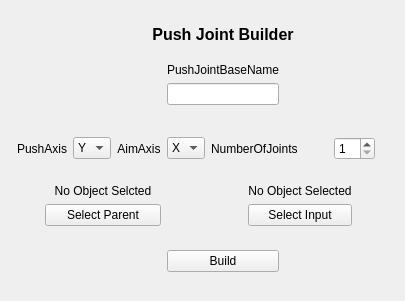
<?xml version="1.0" encoding="UTF-8"?>
<ui version="4.0">
 <class>Form</class>
 <widget class="QWidget" name="Form">
  <property name="geometry">
   <rect>
    <x>0</x>
    <y>0</y>
    <width>405</width>
    <height>301</height>
   </rect>
  </property>
  <property name="windowTitle">
   <string>Form</string>
  </property>
  <layout class="QGridLayout" name="gridLayout_2">
   <item row="0" column="0">
    <layout class="QGridLayout" name="gridLayout">
     <item row="1" column="0" colspan="5">
      <spacer name="horizontalSpacer">
       <property name="orientation">
        <enum>Qt::Horizontal</enum>
       </property>
       <property name="sizeHint" stdset="0">
        <size>
         <width>109</width>
         <height>17</height>
        </size>
       </property>
      </spacer>
     </item>
     <item row="1" column="5" colspan="5">
      <widget class="QLabel" name="Title">
       <property name="font">
        <font>
         <pointsize>12</pointsize>
         <weight>75</weight>
         <bold>true</bold>
        </font>
       </property>
       <property name="text">
        <string>Push Joint Builder</string>
       </property>
       <property name="alignment">
        <set>Qt::AlignCenter</set>
       </property>
      </widget>
     </item>
     <item row="1" column="10" colspan="4">
      <spacer name="horizontalSpacer_2">
       <property name="orientation">
        <enum>Qt::Horizontal</enum>
       </property>
       <property name="sizeHint" stdset="0">
        <size>
         <width>100</width>
         <height>17</height>
        </size>
       </property>
      </spacer>
     </item>
     <item row="3" column="0" rowspan="2" colspan="6">
      <spacer name="horizontalSpacer_3">
       <property name="orientation">
        <enum>Qt::Horizontal</enum>
       </property>
       <property name="sizeHint" stdset="0">
        <size>
         <width>138</width>
         <height>17</height>
        </size>
       </property>
      </spacer>
     </item>
     <item row="3" column="6" colspan="3">
      <widget class="QLabel" name="BaseNameLabel">
       <property name="text">
        <string>PushJointBaseName</string>
       </property>
       <property name="alignment">
        <set>Qt::AlignCenter</set>
       </property>
      </widget>
     </item>
     <item row="3" column="9" rowspan="2" colspan="5">
      <spacer name="horizontalSpacer_4">
       <property name="orientation">
        <enum>Qt::Horizontal</enum>
       </property>
       <property name="sizeHint" stdset="0">
        <size>
         <width>128</width>
         <height>17</height>
        </size>
       </property>
      </spacer>
     </item>
     <item row="4" column="6" colspan="3">
      <widget class="QLineEdit" name="BaseName"/>
     </item>
     <item row="6" column="0">
      <spacer name="horizontalSpacer_5">
       <property name="orientation">
        <enum>Qt::Horizontal</enum>
       </property>
       <property name="sizeHint" stdset="0">
        <size>
         <width>13</width>
         <height>17</height>
        </size>
       </property>
      </spacer>
     </item>
     <item row="6" column="1" colspan="2">
      <widget class="QLabel" name="PushAxisLabel">
       <property name="text">
        <string>PushAxis</string>
       </property>
      </widget>
     </item>
     <item row="6" column="3">
      <widget class="QComboBox" name="PushAxisSelector">
       <property name="editable">
        <bool>false</bool>
       </property>
       <item>
        <property name="text">
         <string>Y</string>
        </property>
       </item>
       <item>
        <property name="text">
         <string>X</string>
        </property>
       </item>
       <item>
        <property name="text">
         <string>Z</string>
        </property>
       </item>
      </widget>
     </item>
     <item row="6" column="4" colspan="2">
      <widget class="QLabel" name="AimAxisLabel">
       <property name="text">
        <string>AimAxis</string>
       </property>
       <property name="alignment">
        <set>Qt::AlignCenter</set>
       </property>
      </widget>
     </item>
     <item row="6" column="6">
      <widget class="QComboBox" name="AimAxisSelector">
       <item>
        <property name="text">
         <string>X</string>
        </property>
       </item>
       <item>
        <property name="text">
         <string>Y</string>
        </property>
       </item>
       <item>
        <property name="text">
         <string>Z</string>
        </property>
       </item>
      </widget>
     </item>
     <item row="6" column="7" colspan="4">
      <widget class="QLabel" name="AmountLabel">
       <property name="text">
        <string>NumberOfJoints</string>
       </property>
      </widget>
     </item>
     <item row="6" column="11" colspan="2">
      <widget class="QSpinBox" name="targetAmount">
       <property name="minimum">
        <number>1</number>
       </property>
      </widget>
     </item>
     <item row="6" column="13">
      <spacer name="horizontalSpacer_6">
       <property name="orientation">
        <enum>Qt::Horizontal</enum>
       </property>
       <property name="sizeHint" stdset="0">
        <size>
         <width>29</width>
         <height>17</height>
        </size>
       </property>
      </spacer>
     </item>
     <item row="8" column="2" colspan="4">
      <widget class="QLabel" name="ParentObjectLabel">
       <property name="text">
        <string>No Object Selcted</string>
       </property>
       <property name="alignment">
        <set>Qt::AlignCenter</set>
       </property>
      </widget>
     </item>
     <item row="8" column="8" colspan="4">
      <widget class="QLabel" name="InputObjectLabel">
       <property name="text">
        <string>No Object Selected</string>
       </property>
       <property name="alignment">
        <set>Qt::AlignCenter</set>
       </property>
      </widget>
     </item>
     <item row="9" column="0" colspan="2">
      <spacer name="horizontalSpacer_10">
       <property name="orientation">
        <enum>Qt::Horizontal</enum>
       </property>
       <property name="sizeHint" stdset="0">
        <size>
         <width>40</width>
         <height>20</height>
        </size>
       </property>
      </spacer>
     </item>
     <item row="9" column="2" colspan="4">
      <widget class="QPushButton" name="parentObjectSelector">
       <property name="text">
        <string>Select Parent</string>
       </property>
      </widget>
     </item>
     <item row="9" column="12" colspan="2">
      <spacer name="horizontalSpacer_11">
       <property name="orientation">
        <enum>Qt::Horizontal</enum>
       </property>
       <property name="sizeHint" stdset="0">
        <size>
         <width>40</width>
         <height>20</height>
        </size>
       </property>
      </spacer>
     </item>
     <item row="11" column="0" colspan="6">
      <spacer name="horizontalSpacer_7">
       <property name="orientation">
        <enum>Qt::Horizontal</enum>
       </property>
       <property name="sizeHint" stdset="0">
        <size>
         <width>148</width>
         <height>20</height>
        </size>
       </property>
      </spacer>
     </item>
     <item row="0" column="7">
      <spacer name="verticalSpacer">
       <property name="orientation">
        <enum>Qt::Vertical</enum>
       </property>
       <property name="sizeHint" stdset="0">
        <size>
         <width>17</width>
         <height>13</height>
        </size>
       </property>
      </spacer>
     </item>
     <item row="2" column="7">
      <spacer name="verticalSpacer_2">
       <property name="orientation">
        <enum>Qt::Vertical</enum>
       </property>
       <property name="sizeHint" stdset="0">
        <size>
         <width>17</width>
         <height>13</height>
        </size>
       </property>
      </spacer>
     </item>
     <item row="5" column="7">
      <spacer name="verticalSpacer_3">
       <property name="orientation">
        <enum>Qt::Vertical</enum>
       </property>
       <property name="sizeHint" stdset="0">
        <size>
         <width>17</width>
         <height>26</height>
        </size>
       </property>
      </spacer>
     </item>
     <item row="7" column="7">
      <spacer name="verticalSpacer_4">
       <property name="orientation">
        <enum>Qt::Vertical</enum>
       </property>
       <property name="sizeHint" stdset="0">
        <size>
         <width>17</width>
         <height>18</height>
        </size>
       </property>
      </spacer>
     </item>
     <item row="9" column="6" colspan="2">
      <spacer name="horizontalSpacer_9">
       <property name="orientation">
        <enum>Qt::Horizontal</enum>
       </property>
       <property name="sizeHint" stdset="0">
        <size>
         <width>88</width>
         <height>20</height>
        </size>
       </property>
      </spacer>
     </item>
     <item row="9" column="8" colspan="4">
      <widget class="QPushButton" name="InputObjectSelector">
       <property name="text">
        <string>Select Input</string>
       </property>
      </widget>
     </item>
     <item row="11" column="9" colspan="5">
      <spacer name="horizontalSpacer_8">
       <property name="orientation">
        <enum>Qt::Horizontal</enum>
       </property>
       <property name="sizeHint" stdset="0">
        <size>
         <width>138</width>
         <height>17</height>
        </size>
       </property>
      </spacer>
     </item>
     <item row="11" column="6" colspan="3">
      <widget class="QPushButton" name="buildBtn">
       <property name="text">
        <string>Build</string>
       </property>
      </widget>
     </item>
     <item row="12" column="7">
      <spacer name="verticalSpacer_5">
       <property name="orientation">
        <enum>Qt::Vertical</enum>
       </property>
       <property name="sizeHint" stdset="0">
        <size>
         <width>17</width>
         <height>18</height>
        </size>
       </property>
      </spacer>
     </item>
     <item row="10" column="7">
      <spacer name="verticalSpacer_6">
       <property name="orientation">
        <enum>Qt::Vertical</enum>
       </property>
       <property name="sizeHint" stdset="0">
        <size>
         <width>20</width>
         <height>18</height>
        </size>
       </property>
      </spacer>
     </item>
    </layout>
   </item>
  </layout>
 </widget>
 <resources/>
 <connections/>
</ui>
